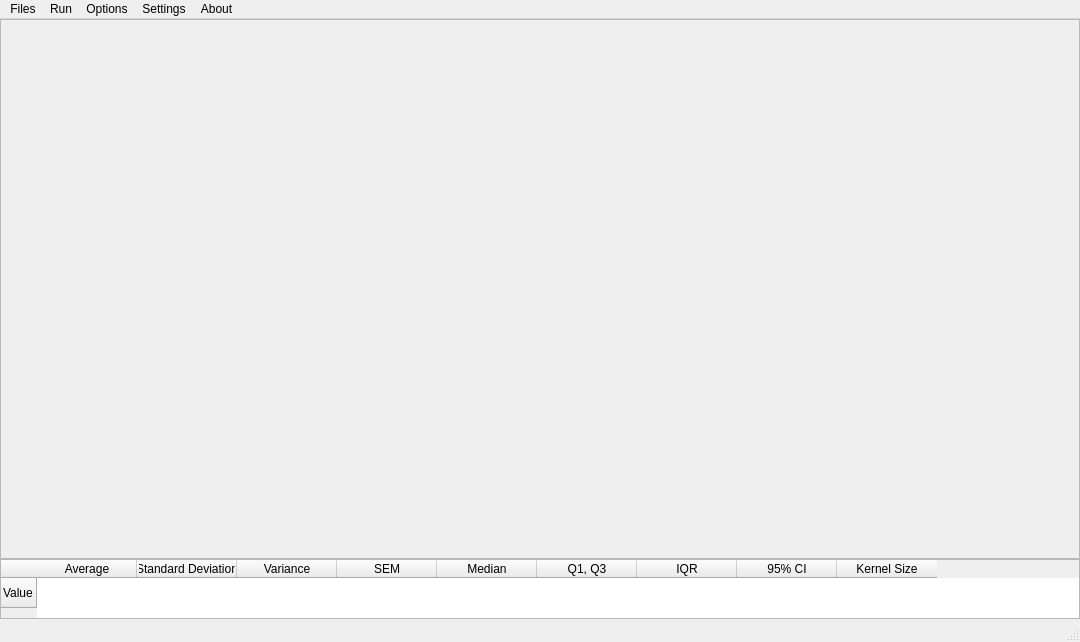
<?xml version="1.0" encoding="UTF-8"?>
<ui version="4.0">
 <author>Yangtian Yan</author>
 <class>MainWindow</class>
 <widget class="QMainWindow" name="MainWindow">
  <property name="geometry">
   <rect>
    <x>0</x>
    <y>0</y>
    <width>1080</width>
    <height>642</height>
   </rect>
  </property>
  <property name="minimumSize">
   <size>
    <width>1080</width>
    <height>640</height>
   </size>
  </property>
  <property name="maximumSize">
   <size>
    <width>1080</width>
    <height>680</height>
   </size>
  </property>
  <property name="windowTitle">
   <string>MainWindow</string>
  </property>
  <widget class="QWidget" name="centralwidget">
   <property name="minimumSize">
    <size>
     <width>1080</width>
     <height>620</height>
    </size>
   </property>
   <property name="maximumSize">
    <size>
     <width>1080</width>
     <height>720</height>
    </size>
   </property>
   <widget class="QFrame" name="resultFrame">
    <property name="geometry">
     <rect>
      <x>0</x>
      <y>0</y>
      <width>1080</width>
      <height>540</height>
     </rect>
    </property>
    <property name="minimumSize">
     <size>
      <width>1080</width>
      <height>540</height>
     </size>
    </property>
    <property name="maximumSize">
     <size>
      <width>3840</width>
      <height>2160</height>
     </size>
    </property>
    <property name="frameShape">
     <enum>QFrame::Shape::StyledPanel</enum>
    </property>
    <property name="frameShadow">
     <enum>QFrame::Shadow::Raised</enum>
    </property>
   </widget>
   <widget class="QTableWidget" name="tableWidget">
    <property name="geometry">
     <rect>
      <x>0</x>
      <y>540</y>
      <width>1080</width>
      <height>60</height>
     </rect>
    </property>
    <property name="minimumSize">
     <size>
      <width>1080</width>
      <height>60</height>
     </size>
    </property>
    <property name="maximumSize">
     <size>
      <width>1080</width>
      <height>180</height>
     </size>
    </property>
    <property name="layoutDirection">
     <enum>Qt::LayoutDirection::LeftToRight</enum>
    </property>
    <property name="editTriggers">
     <set>QAbstractItemView::EditTrigger::NoEditTriggers</set>
    </property>
    <property name="dragDropOverwriteMode">
     <bool>false</bool>
    </property>
    <property name="gridStyle">
     <enum>Qt::PenStyle::NoPen</enum>
    </property>
    <property name="wordWrap">
     <bool>true</bool>
    </property>
    <row>
     <property name="text">
      <string>Value</string>
     </property>
    </row>
    <column>
     <property name="text">
      <string>Average</string>
     </property>
    </column>
    <column>
     <property name="text">
      <string>Standard Deviation</string>
     </property>
     <property name="font">
      <font>
       <italic>false</italic>
      </font>
     </property>
    </column>
    <column>
     <property name="text">
      <string>Variance</string>
     </property>
    </column>
    <column>
     <property name="text">
      <string>SEM</string>
     </property>
    </column>
    <column>
     <property name="text">
      <string>Median</string>
     </property>
    </column>
    <column>
     <property name="text">
      <string>Q1, Q3</string>
     </property>
    </column>
    <column>
     <property name="text">
      <string>IQR</string>
     </property>
    </column>
    <column>
     <property name="text">
      <string>95% CI</string>
     </property>
    </column>
    <column>
     <property name="text">
      <string>Kernel Size</string>
     </property>
    </column>
    <item row="0" column="0">
     <property name="text">
      <string/>
     </property>
    </item>
    <item row="0" column="1">
     <property name="text">
      <string/>
     </property>
    </item>
    <item row="0" column="2">
     <property name="text">
      <string/>
     </property>
    </item>
    <item row="0" column="3">
     <property name="text">
      <string/>
     </property>
    </item>
    <item row="0" column="4">
     <property name="text">
      <string/>
     </property>
    </item>
    <item row="0" column="5">
     <property name="text">
      <string/>
     </property>
    </item>
    <item row="0" column="6">
     <property name="text">
      <string/>
     </property>
    </item>
    <item row="0" column="7">
     <property name="text">
      <string/>
     </property>
    </item>
    <item row="0" column="8">
     <property name="text">
      <string/>
     </property>
    </item>
   </widget>
  </widget>
  <widget class="QMenuBar" name="menubar">
   <property name="geometry">
    <rect>
     <x>0</x>
     <y>0</y>
     <width>1080</width>
     <height>33</height>
    </rect>
   </property>
   <widget class="QMenu" name="menuFibre_Diameter_Measurement">
    <property name="title">
     <string>Files</string>
    </property>
    <addaction name="actionOpen_Image"/>
    <addaction name="actionSave_Result"/>
    <addaction name="actionExit"/>
   </widget>
   <widget class="QMenu" name="menuRun">
    <property name="title">
     <string>Run</string>
    </property>
    <addaction name="actionRun_Analysis"/>
   </widget>
   <widget class="QMenu" name="menuSettings">
    <property name="title">
     <string>Settings</string>
    </property>
    <addaction name="actionChange_Fibre_Model"/>
    <addaction name="actionChange_Pore_Model"/>
    <addaction name="actionChaneg_Scale_Factor"/>
   </widget>
   <widget class="QMenu" name="menuAbout">
    <property name="title">
     <string>About</string>
    </property>
    <addaction name="actionAbout"/>
   </widget>
   <widget class="QMenu" name="menuOptions">
    <property name="title">
     <string>Options</string>
    </property>
    <addaction name="actionPore_Measure"/>
    <addaction name="actionFibre_Measure"/>
   </widget>
   <addaction name="menuFibre_Diameter_Measurement"/>
   <addaction name="menuRun"/>
   <addaction name="menuOptions"/>
   <addaction name="menuSettings"/>
   <addaction name="menuAbout"/>
  </widget>
  <widget class="QStatusBar" name="statusbar"/>
  <action name="actionFile">
   <property name="text">
    <string>File</string>
   </property>
  </action>
  <action name="actionOpen_Image">
   <property name="text">
    <string>Open Image</string>
   </property>
   <property name="shortcut">
    <string>Ctrl+I</string>
   </property>
   <property name="visible">
    <bool>true</bool>
   </property>
   <property name="iconVisibleInMenu">
    <bool>true</bool>
   </property>
   <property name="shortcutVisibleInContextMenu">
    <bool>true</bool>
   </property>
  </action>
  <action name="actionSave_Result">
   <property name="text">
    <string>Save Result</string>
   </property>
   <property name="shortcut">
    <string>Ctrl+S</string>
   </property>
  </action>
  <action name="actionExit">
   <property name="text">
    <string>Exit</string>
   </property>
   <property name="shortcut">
    <string>Ctrl+Q</string>
   </property>
  </action>
  <action name="actionChange_Fibre_Model">
   <property name="text">
    <string>Change Fibre Model</string>
   </property>
   <property name="shortcut">
    <string>F3</string>
   </property>
  </action>
  <action name="actionChange_Pore_Model">
   <property name="text">
    <string>Change Pore Model</string>
   </property>
   <property name="shortcut">
    <string>F4</string>
   </property>
  </action>
  <action name="actionPore_Measure">
   <property name="text">
    <string>Pore Measure</string>
   </property>
   <property name="shortcut">
    <string>F1</string>
   </property>
  </action>
  <action name="actionFibre_Measure">
   <property name="text">
    <string>Fibre Measure</string>
   </property>
   <property name="shortcut">
    <string>F2</string>
   </property>
  </action>
  <action name="actionRun_Analysis">
   <property name="text">
    <string>Run</string>
   </property>
   <property name="shortcut">
    <string>F5</string>
   </property>
  </action>
  <action name="actionAbout">
   <property name="text">
    <string>About</string>
   </property>
  </action>
  <action name="actionChaneg_Scale_Factor">
   <property name="text">
    <string>Chaneg Scale Factor</string>
   </property>
  </action>
 </widget>
 <resources/>
 <connections/>
</ui>
